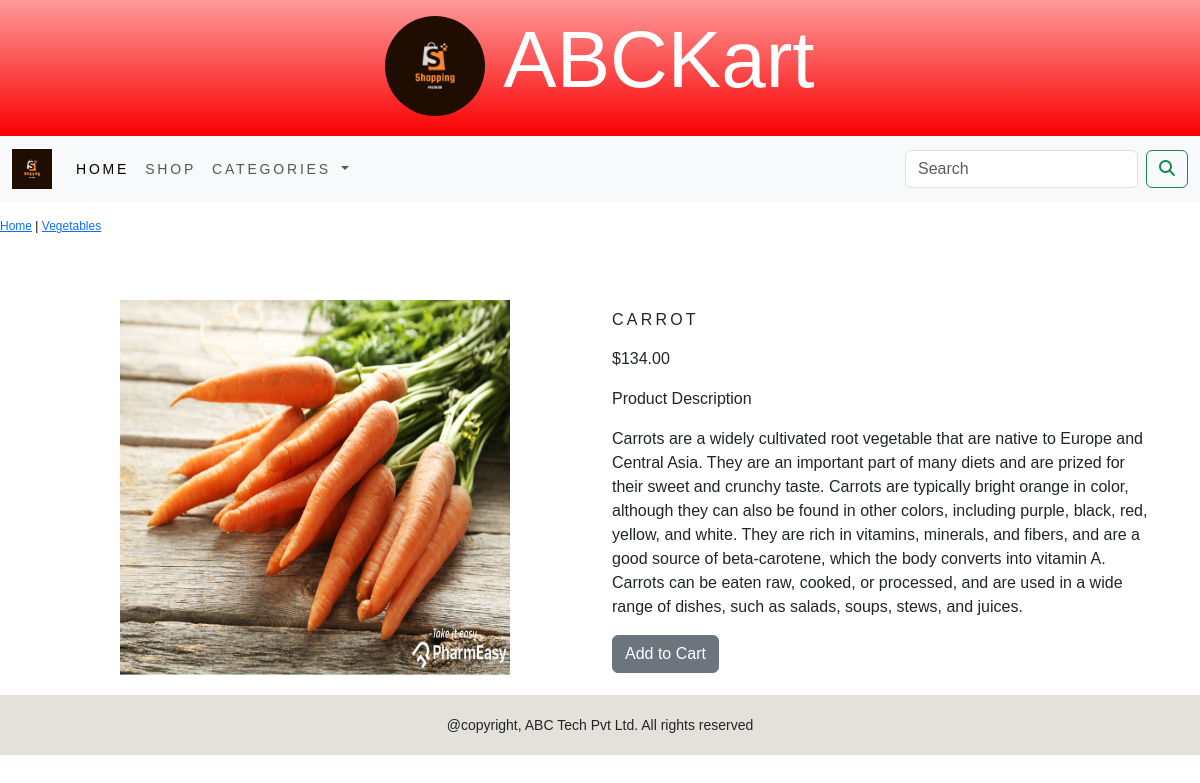
/vegetables/carrot/, run on the app's committed database.
### ekart/models.py (models this page shows, shortened)
class Products(models.Model):
    name = models.CharField(max_length=250, unique=True)
    slug = models.SlugField(max_length=250, unique=True)
    pdesc = models.TextField(blank=True)
    price = models.DecimalField(max_digits=10, decimal_places=2)
    category = models.ForeignKey('Categories', on_delete=models.CASCADE)
    image = models.ImageField(upload_to='Products', blank=True)
    stock = models.IntegerField()
    available = models.BooleanField(default=True)
    created = models.DateTimeField(auto_now_add=True)
    updated = models.DateTimeField(auto_now=True)
    class Meta:
        ordering = ('name',)
        verbose_name = 'product'
        verbose_name_plural = 'products'

class Categories(models.Model):
    name = models.CharField(max_length=250, unique=True)
    slug = models.SlugField(max_length=250, unique=True)
    desc = models.TextField(blank=True)
    image = models.ImageField(upload_to='Category', blank=True)
    class Meta:
        ordering = ('name',)
        verbose_name = 'category'
        verbose_name_plural = 'categories'
    def get_url(self):
        return reverse('ekart:products_by_category', args=[self.slug])
    def __str__(self):
        return '{}'.format(self.name)

### ekart/views.py (the view)
# urls.py: path('<slug:c_slug>/<slug:product_slug>/', views.proDetail, name='prodCatdetail')
def proDetail(request, c_slug, product_slug):
    try:
        product = Products.objects.get(category__slug=c_slug, slug=product_slug)
    except Exception as e:
        raise e
    return render(request, 'product.html', {'product':product})

### cart/context_processors.py (called while the page is built)
def counter(request):
    item_count = 0
    if 'admin' in request.path:
        return {}
    else:
        try:
            cart = Cart.objects.filter(cart_id=_cart_id(request))
            cart_items = CartItem.objects.all().filter(cart=cart[:1])
            for cart_item in cart_items:
                item_count += cart_item.quantity
        except Cart.DoesNotExist:
            item_count = 0
    return dict(item_count=item_count)

### cart/views.py (called while the page is built)
def _cart_id(request):
    cart = request.session.session_key
    if not cart:
        cart = request.session.create()
    return cart

### ekart/context_processors.py (called while the page is built)
def menu_links(request):
    links = Categories.objects.all()
    return dict(links=links)

### templates/product.html (shortened to what this page needs)
{% extends 'base.html' %}
{% load static %}
{% block content %}
<div class="row my_prod_row_class">
    <div class="mx_auto">
                <p><a href="{% url 'ekart:allProdCat' %}">Home</a> | <a href="{{product.category.get_url}}">{{product.category}}</a> </p>
    </div>
</div>
<div class="container">
<br>
<div class="row">
    <div class="col-12 col-sm-12 col-md-12 col-lg-6 text-center">
        <div style="min-width:18rem;">
            <img class="my_image my_image_padding" src="{{product.image.url}}" alt="{{product.name}}" style="height:400px; width:400px; padding-bottom:20px;">
        </div>
    </div>
    <div class="col-12 col-sm-12 col-md-12 col-lg-6">
        <h1 class="my_prod_title">{{product.name}}</h1>
        <p>${{product.price}}</p>
        <p>Product Description</p>
        <p class="text-justify my_prod_text">{{product.pdesc}}</p>
        {% if product.stock <= 0 %}
            <p class="text-justify my_prod_text"><b>Currently Out Of Stock</b></p>
        {% else %}
            <a class="btn btn-secondary" href="{% url 'cart:add_cart' product.id %}">Add to Cart</a>
        {% endif %}
    </div>
</div>
</div>
{% endblock %}

### templates/base.html (shortened to what this page needs)
{% load static %}
<!DOCTYPE html>
<html lang="en">
<head>
    <link href="{% static 'css/bootstrap.min.css' %}" rel="stylesheet">
    <link href="{% static 'css/custom.css' %}" rel="stylesheet">
</head>
<body>
<div>
    {% include 'header.html' %}
    {% include 'navbar.html' %}
    {% block content %}
    {% endblock %}
</div>
{% include 'footer.html' %}
</body>
</html>

### templates/header.html
{% load static %}
<header>
<div class="container-fluid"  style="background-image:linear-gradient(rgba(250,0,0,0.4), rgba(250,0,0,1));">
  <div class="row">
    <center>
      <p style="font-size:80px; color:white"><a href="{% url 'ekart:allProdCat' %}" ><img src="{% static 'img/logo.png' %}" alt="logo" width="100px" height="100px" style="border-radius:50%"></a>
      ABCKart</p>
    </center>
  </div>
</div>
</header>

### templates/navbar.html (shortened to what this page needs)
{% load static %}
<nav class="navbar navbar-expand-lg bg-body-tertiary">
  <div class="container-fluid">
    <a class="navbar-brand" href="{% url 'ekart:allProdCat' %}"><img src="{% static 'img/logo.png' %}" alt="logo" width="40px" height="40px"></a>
    <div class="collapse navbar-collapse" id="navbarSupportedContent">
      <ul class="navbar-nav me-auto mb-2 mb-lg-0">
        <li class="nav-item">
          <a class="nav-link active" aria-current="page" href="{% url 'ekart:allProdCat' %}">Home</a>
        </li>
        <li class="nav-item">
          <a class="nav-link" href="#">Shop</a>
        </li>
        <li class="nav-item dropdown {% if ekart in request.path %}active{% endif %}">
          <a class="nav-link dropdown-toggle" href="#" role="button" data-bs-toggle="dropdown" aria-expanded="false">
            Categories
          </a>
        </li>
      </ul>
      <form class="d-flex" role="search" method="get" action="{% url 'searchapp:search' %}">
        <input class="form-control me-2" type="search" placeholder="Search" name="q" aria-label="Search">
        <button class="btn btn-outline-success" type="submit"><i class="fa fa-search"></i></button>
      </form>
    </div>
  </div>
</nav>

### templates/footer.html
<div class="footer navbar-fixed-bottom">
    <div class=" my_footer">
        <p class="text-center"  style="padding:20px;">@copyright, ABC Tech Pvt Ltd. All rights reserved</p>
    </div>
</div>

### static/css/custom.css (style rules this page uses)
body { font-family: 'Poppins', sans-serif; }
.nav-item { letter-spacing:0.2em; font-size:14px; text-transform:uppercase; }
.my_footer p { paddy-top:20px; font-size:14px; }
.my_footer { background-color: #e3e1da; height:60px; left:0; bottom:0; width:100%; }
.my_image { width:100%; height:auto; }
.my_image_padding { padding:5px; }
.my_prod_row_class { padding-top:15px; padding-bottom:20px; }
.my_prod_row_class .mx_auto { color:#000; font-size:12px; text-decoration:none; }
.my_prod_title { font-size:16px; text-transform:uppercase; letter-spacing:0.2em; padding-top:15px; padding-bottom:10px; }

### data on the page
Products: category "Vegetables", image (picture), name "CARROT", price "134.00", pdesc "Carrots are a widely cultivated root vegetable that are native to Europe and Central Asia. They are an important part of many diets and are prized for their sweet and crunchy taste. Carrots are typically bright orange in color, although they can also be found in other colors, including purple, black, red, yellow, and white. They are rich in vitamins, minerals, and fibers, and are a good source of beta-carotene, which the body converts into vitamin A. Carrots can be eaten raw, cooked, or processed, and are used in a wide range of dishes, such as salads, soups, stews, and juices."
